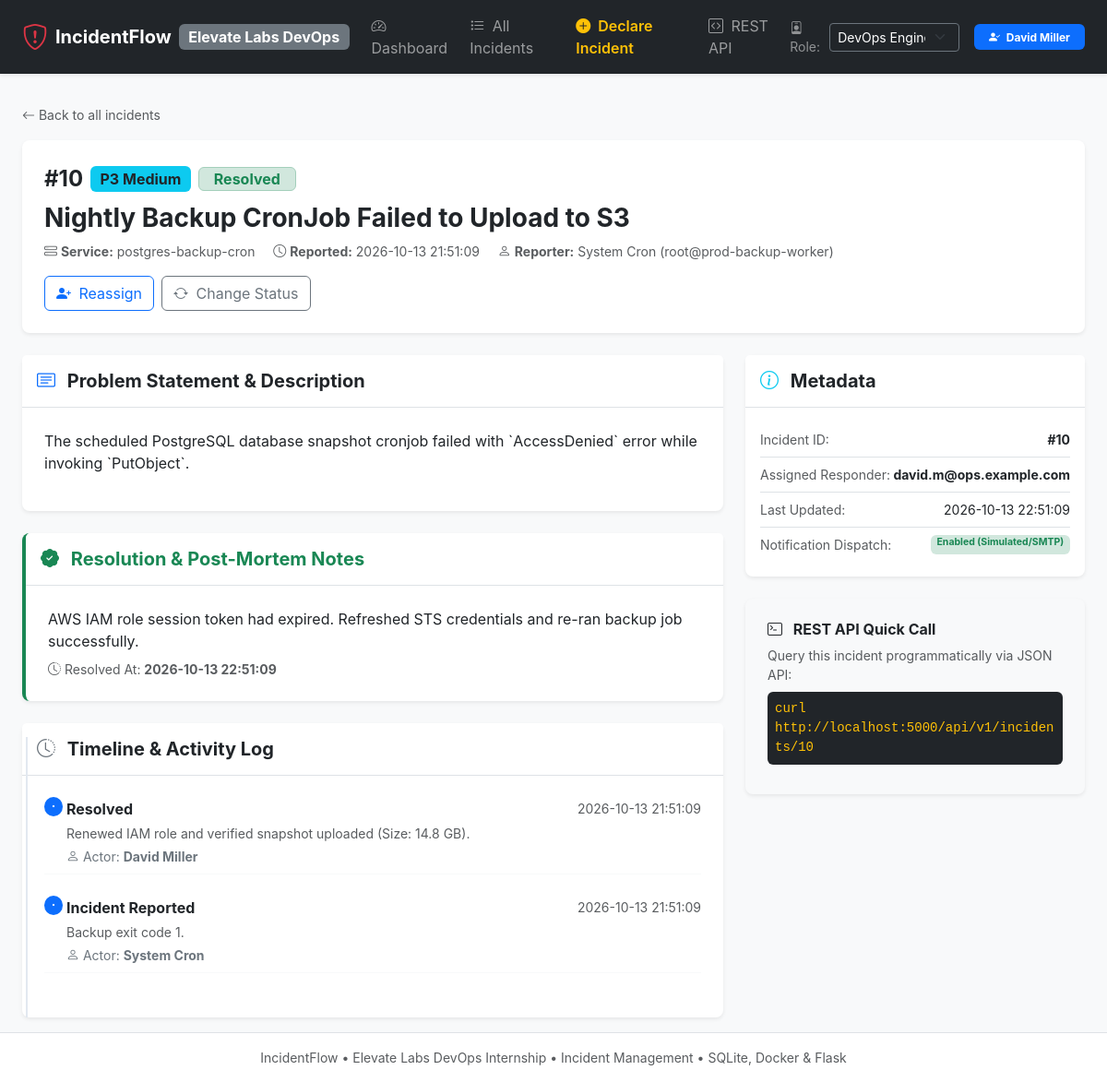
/incidents/10, run on the app's committed database.
### tables this page shows
CREATE TABLE incidents (
        id INTEGER PRIMARY KEY AUTOINCREMENT,
        title TEXT NOT NULL,
        description TEXT NOT NULL,
        service TEXT NOT NULL,
        severity TEXT NOT NULL CHECK(severity IN ('P1 - Critical', 'P2 - High', 'P3 - Medium', 'P4 - Low')),
        status TEXT NOT NULL CHECK(status IN ('Open', 'Investigating', 'Mitigated', 'Resolved')),
        reporter_name TEXT NOT NULL,
        reporter_email TEXT NOT NULL,
        assigned_to TEXT,
        resolution_notes TEXT,
        created_at TEXT NOT NULL,
        updated_at TEXT NOT NULL,
        resolved_at TEXT
    );

CREATE TABLE incident_logs (
        id INTEGER PRIMARY KEY AUTOINCREMENT,
        incident_id INTEGER NOT NULL,
        action TEXT NOT NULL,
        actor TEXT NOT NULL,
        notes TEXT,
        timestamp TEXT NOT NULL,
        FOREIGN KEY(incident_id) REFERENCES incidents(id) ON DELETE CASCADE
    );

### app.py (the view)
@app.route("/incidents/<int:incident_id>")
def incident_detail_view(incident_id):
    conn = models.get_db_connection()
    incident = conn.execute("SELECT * FROM incidents WHERE id = ?", (incident_id,)).fetchone()
    if not incident:
        conn.close()
        flash(f"Incident #{incident_id} not found.", "danger")
        return redirect(url_for("incidents_view"))
    logs = conn.execute("SELECT * FROM incident_logs WHERE incident_id = ? ORDER BY id DESC", (incident_id,)).fetchall()
    users = conn.execute("SELECT * FROM users ORDER BY name ASC").fetchall()
    conn.close()
    return render_template("incident_detail.html", incident=incident, logs=logs, users=users)

### app.py (called while the page is built)
def get_current_user_role():
    return request.cookies.get("incident_user_role", "DevOps Engineer")

def get_current_user_name():
    return request.cookies.get("incident_user_name", "David Miller")

@app.context_processor
def inject_global_context():
    return {
        "current_role": get_current_user_role(),
        "current_user_name": get_current_user_name(),
        "app_version": "v1.0.0-elevatelabs"
    }

### models.py (called while the page is built)
def get_db_connection():
    conn = sqlite3.connect(DATABASE_NAME)
    conn.row_factory = sqlite3.Row
    conn.execute("PRAGMA foreign_keys = ON")
    return conn

### templates/incident_detail.html (shortened to what this page needs)
{% extends "base.html" %}
{% block content %}
<div class="mb-3">
    <a href="{{ url_for('incidents_view') }}" class="text-decoration-none text-muted small">
        <i class="bi bi-arrow-left"></i> Back to all incidents
    </a>
</div>
<div class="card border-0 shadow-sm rounded-3 mb-4">
    <div class="card-body p-4">
        <div class="d-flex flex-wrap justify-content-between align-items-start gap-3">
            <div>
                <div class="d-flex align-items-center gap-2 mb-2">
                    <span class="fs-4 fw-bold text-dark">#{{ incident.id }}</span>
                    {% if 'P1' in incident.severity %}
                        <span class="badge bg-danger fs-6">P1 Critical</span>
                    {% elif 'P2' in incident.severity %}
                        <span class="badge bg-warning text-dark fs-6">P2 High</span>
                    {% elif 'P3' in incident.severity %}
                        <span class="badge bg-info text-dark fs-6">P3 Medium</span>
                    {% else %}
                        <span class="badge bg-secondary fs-6">P4 Low</span>
                    {% endif %}
                    {% if incident.status == 'Open' %}
                        <span class="badge bg-danger-subtle text-danger border border-danger-subtle fs-6 px-3 py-1">Open</span>
                    {% elif incident.status == 'Investigating' %}
                        <span class="badge bg-warning-subtle text-warning-emphasis border border-warning-subtle fs-6 px-3 py-1">Investigating</span>
                    {% elif incident.status == 'Mitigated' %}
                        <span class="badge bg-info-subtle text-info-emphasis border border-info-subtle fs-6 px-3 py-1">Mitigated</span>
                    {% else %}
                        <span class="badge bg-success-subtle text-success border border-success-subtle fs-6 px-3 py-1">Resolved</span>
                    {% endif %}
                </div>
                <h3 class="fw-bold mb-2">{{ incident.title }}</h3>
                <div class="text-muted small">
                    <span class="me-3"><i class="bi bi-hdd-stack"></i> <strong>Service:</strong> {{ incident.service }}</span>
                    <span class="me-3"><i class="bi bi-clock"></i> <strong>Reported:</strong> {{ incident.created_at }}</span>
                    <span><i class="bi bi-person"></i> <strong>Reporter:</strong> {{ incident.reporter_name }} ({{ incident.reporter_email }})</span>
                </div>
            </div>
            <div class="d-flex gap-2">
                <button class="btn btn-outline-primary" data-bs-toggle="modal" data-bs-target="#assignModal">
                    <i class="bi bi-person-plus-fill me-1"></i> Reassign
                </button>
                <button class="btn btn-outline-secondary" data-bs-toggle="modal" data-bs-target="#statusModal">
                    <i class="bi bi-arrow-repeat me-1"></i> Change Status
                </button>
            </div>
        </div>
    </div>
</div>
<div class="row g-4">
    <div class="col-lg-8">
        <div class="card border-0 shadow-sm rounded-3 mb-4">
            <div class="card-header bg-white py-3 border-bottom">
                <h5 class="mb-0 fw-bold"><i class="bi bi-card-text text-primary me-2"></i> Problem Statement & Description</h5>
            </div>
            <div class="card-body p-4">
                <p class="fs-6 text-dark" style="white-space: pre-line;">{{ incident.description }}</p>
            </div>
        </div>
        {% if incident.resolution_notes %}
        <div class="card border-0 shadow-sm rounded-3 border-start border-success border-4 mb-4 bg-white">
            <div class="card-header bg-white py-3 border-bottom">
                <h5 class="mb-0 fw-bold text-success"><i class="bi bi-patch-check-fill me-2"></i> Resolution & Post-Mortem Notes</h5>
            </div>
            <div class="card-body p-4">
                <p class="mb-2 text-dark" style="white-space: pre-line;">{{ incident.resolution_notes }}</p>
                <div class="small text-muted">
                    <i class="bi bi-clock-history"></i> Resolved At: <strong>{{ incident.resolved_at }}</strong>
                </div>
            </div>
        </div>
        {% endif %}
        <div class="card border-0 shadow-sm rounded-3">
            <div class="card-header bg-white py-3 border-bottom">
                <h5 class="mb-0 fw-bold"><i class="bi bi-clock-history text-secondary me-2"></i> Timeline & Activity Log</h5>
            </div>
            <div class="card-body p-4">
                <ul class="list-unstyled timeline-list mb-0">
                    {% for l in logs %}
                    <li class="mb-4 pb-2 border-bottom border-light position-relative ps-4">
                        <div class="position-absolute top-0 start-0 translate-middle-y mt-2">
                            <span class="badge rounded-circle bg-primary p-1"><i class="bi bi-dot"></i></span>
                        </div>
                        <div class="d-flex justify-content-between align-items-center mb-1">
                            <span class="fw-bold text-dark">{{ l.action }}</span>
                            <span class="small text-muted">{{ l.timestamp }}</span>
                        </div>
                        <div class="small text-muted mb-1">{{ l.notes }}</div>
                        <div class="small text-secondary"><i class="bi bi-person"></i> Actor: <strong>{{ l.actor }}</strong></div>
                    </li>
                    {% endfor %}
                </ul>
            </div>
        </div>
    </div>
    <div class="col-lg-4">
        <div class="card border-0 shadow-sm rounded-3 mb-4">
            <div class="card-header bg-white py-3 border-bottom">
                <h5 class="mb-0 fw-bold"><i class="bi bi-info-circle text-info me-2"></i> Metadata</h5>
            </div>
            <div class="card-body p-3">
                <ul class="list-group list-group-flush small">
                    <li class="list-group-item d-flex justify-content-between px-0">
                        <span class="text-muted">Incident ID:</span>
                        <span class="fw-bold">#{{ incident.id }}</span>
                    </li>
                    <li class="list-group-item d-flex justify-content-between px-0">
                        <span class="text-muted">Assigned Responder:</span>
                        <span class="fw-bold">{{ incident.assigned_to or 'Unassigned' }}</span>
                    </li>
                    <li class="list-group-item d-flex justify-content-between px-0">
                        <span class="text-muted">Last Updated:</span>
                        <span>{{ incident.updated_at }}</span>
                    </li>
                    <li class="list-group-item d-flex justify-content-between px-0">
                        <span class="text-muted">Notification Dispatch:</span>
                        <span class="badge bg-success-subtle text-success">Enabled (Simulated/SMTP)</span>
                    </li>
                </ul>
            </div>
        </div>
        <div class="card border-0 shadow-sm rounded-3 bg-light">
            <div class="card-body p-4">
                <h6 class="fw-bold"><i class="bi bi-terminal me-2"></i> REST API Quick Call</h6>
                <p class="small text-muted mb-2">Query this incident programmatically via JSON API:</p>
                <code class="d-block p-2 bg-dark text-warning rounded small mb-2">
                    curl http://localhost:5000/api/v1/incidents/{{ incident.id }}
                </code>
            </div>
        </div>
    </div>
</div>
{% endblock %}

### static/css/custom.css (style rules this page uses)
body { font-family: -apple-system, BlinkMacSystemFont, "Segoe UI", Roboto, "Helvetica Neue", Arial, sans-serif; color: #2b2f38; }
.card { transition: transform 0.15s ease-in-out, box-shadow 0.15s ease-in-out; }
.timeline-list::before { content: ''; position: absolute; top: 15px; bottom: 0; left: 4px; width: 2px; background: #e2e8f0; }

### data on the page
incidents: id "10", title "Nightly Backup CronJob Failed to Upload to S3", service "postgres-backup-cron", created_at "2026-10-13 21:51:09", reporter_name "System Cron", reporter_email "root@prod-backup-worker", description "The scheduled PostgreSQL database snapshot cronjob failed with `AccessDenied` error while invoking `PutObject`.", resolution_notes "AWS IAM role session token had expired. Refreshed STS credentials and re-ran backup job successfully.", resolved_at "2026-10-13 22:51:09", assigned_to "david.m@ops.example.com", updated_at "2026-10-13 22:51:09"
incident_logs: action "Resolved", timestamp "2026-10-13 21:51:09", notes "Renewed IAM role and verified snapshot uploaded (Size: 14.8 GB).", actor "David Miller"
incident_logs: action "Incident Reported", timestamp "2026-10-13 21:51:09", notes "Backup exit code 1.", actor "System Cron"

### other printed values
{{ current_user_name }} "David Miller"
